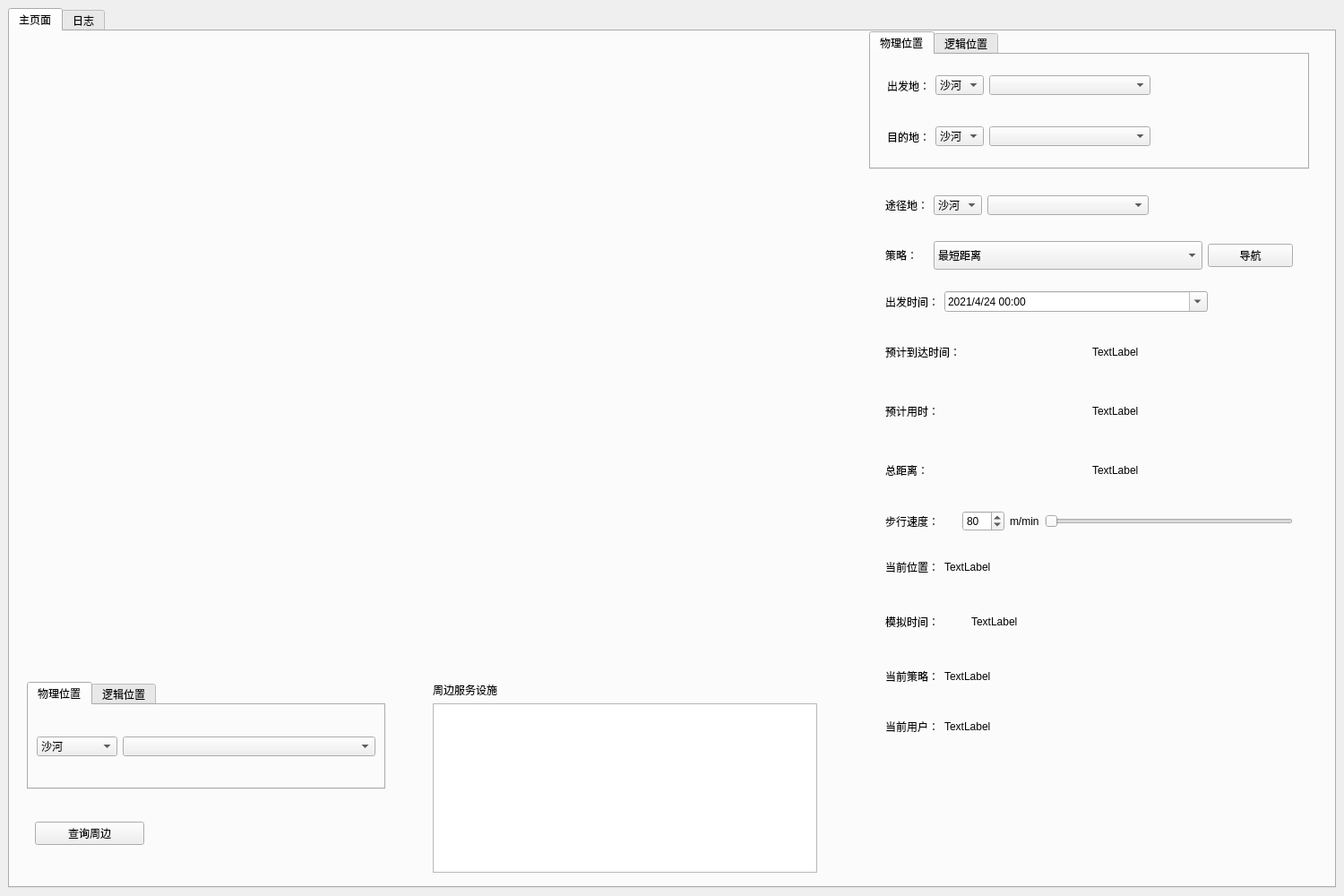
<?xml version="1.0" encoding="UTF-8"?>
<ui version="4.0">
 <class>MainWindow</class>
 <widget class="QMainWindow" name="MainWindow">
  <property name="geometry">
   <rect>
    <x>0</x>
    <y>0</y>
    <width>1500</width>
    <height>1000</height>
   </rect>
  </property>
  <property name="sizePolicy">
   <sizepolicy hsizetype="Fixed" vsizetype="Fixed">
    <horstretch>0</horstretch>
    <verstretch>0</verstretch>
   </sizepolicy>
  </property>
  <property name="minimumSize">
   <size>
    <width>1500</width>
    <height>1000</height>
   </size>
  </property>
  <property name="maximumSize">
   <size>
    <width>1500</width>
    <height>1000</height>
   </size>
  </property>
  <property name="windowTitle">
   <string>北京邮电大学校园导航</string>
  </property>
  <widget class="QWidget" name="centralwidget">
   <property name="minimumSize">
    <size>
     <width>1500</width>
     <height>1000</height>
    </size>
   </property>
   <property name="maximumSize">
    <size>
     <width>1500</width>
     <height>1000</height>
    </size>
   </property>
   <layout class="QVBoxLayout" name="verticalLayout">
    <item>
     <widget class="QTabWidget" name="tabWidget">
      <property name="currentIndex">
       <number>0</number>
      </property>
      <widget class="QWidget" name="tab1">
       <attribute name="title">
        <string>主页面</string>
       </attribute>
       <widget class="QWidget" name="widget_nav" native="true">
        <property name="geometry">
         <rect>
          <x>959</x>
          <y>0</y>
          <width>491</width>
          <height>941</height>
         </rect>
        </property>
        <layout class="QVBoxLayout" name="verticalLayout_4">
         <item>
          <widget class="QTabWidget" name="tabWidget_nav">
           <property name="sizePolicy">
            <sizepolicy hsizetype="Expanding" vsizetype="Maximum">
             <horstretch>0</horstretch>
             <verstretch>0</verstretch>
            </sizepolicy>
           </property>
           <property name="minimumSize">
            <size>
             <width>0</width>
             <height>0</height>
            </size>
           </property>
           <property name="currentIndex">
            <number>0</number>
           </property>
           <widget class="QWidget" name="tab">
            <attribute name="title">
             <string>物理位置</string>
            </attribute>
            <layout class="QVBoxLayout" name="verticalLayout_2">
             <item>
              <widget class="QWidget" name="widget" native="true">
               <property name="minimumSize">
                <size>
                 <width>0</width>
                 <height>50</height>
                </size>
               </property>
               <property name="maximumSize">
                <size>
                 <width>16777215</width>
                 <height>80</height>
                </size>
               </property>
               <layout class="QHBoxLayout" name="horizontalLayout">
                <item>
                 <widget class="QLabel" name="label">
                  <property name="text">
                   <string>出发地：</string>
                  </property>
                 </widget>
                </item>
                <item>
                 <widget class="QComboBox" name="comboBox_src1">
                  <item>
                   <property name="text">
                    <string>沙河</string>
                   </property>
                  </item>
                  <item>
                   <property name="text">
                    <string>本部</string>
                   </property>
                  </item>
                 </widget>
                </item>
                <item>
                 <widget class="QComboBox" name="comboBox_src2">
                  <property name="minimumSize">
                   <size>
                    <width>180</width>
                    <height>0</height>
                   </size>
                  </property>
                 </widget>
                </item>
                <item>
                 <spacer name="horizontalSpacer_2">
                  <property name="orientation">
                   <enum>Qt::Horizontal</enum>
                  </property>
                  <property name="sizeHint" stdset="0">
                   <size>
                    <width>40</width>
                    <height>20</height>
                   </size>
                  </property>
                 </spacer>
                </item>
               </layout>
              </widget>
             </item>
             <item>
              <widget class="QWidget" name="widget_2" native="true">
               <property name="minimumSize">
                <size>
                 <width>0</width>
                 <height>50</height>
                </size>
               </property>
               <layout class="QHBoxLayout" name="horizontalLayout_2">
                <item>
                 <widget class="QLabel" name="label_2">
                  <property name="text">
                   <string>目的地：</string>
                  </property>
                 </widget>
                </item>
                <item>
                 <widget class="QComboBox" name="comboBox_dest1">
                  <item>
                   <property name="text">
                    <string>沙河</string>
                   </property>
                  </item>
                  <item>
                   <property name="text">
                    <string>本部</string>
                   </property>
                  </item>
                 </widget>
                </item>
                <item>
                 <widget class="QComboBox" name="comboBox_dest2">
                  <property name="minimumSize">
                   <size>
                    <width>180</width>
                    <height>0</height>
                   </size>
                  </property>
                 </widget>
                </item>
                <item>
                 <spacer name="horizontalSpacer_3">
                  <property name="orientation">
                   <enum>Qt::Horizontal</enum>
                  </property>
                  <property name="sizeHint" stdset="0">
                   <size>
                    <width>40</width>
                    <height>20</height>
                   </size>
                  </property>
                 </spacer>
                </item>
               </layout>
              </widget>
             </item>
            </layout>
           </widget>
           <widget class="QWidget" name="tab_2">
            <attribute name="title">
             <string>逻辑位置</string>
            </attribute>
            <layout class="QVBoxLayout" name="verticalLayout_3">
             <item>
              <widget class="QWidget" name="widget_" native="true">
               <property name="maximumSize">
                <size>
                 <width>16777215</width>
                 <height>80</height>
                </size>
               </property>
               <layout class="QHBoxLayout" name="horizontalLayout_6">
                <item>
                 <widget class="QLabel" name="label_9">
                  <property name="text">
                   <string>出发地：</string>
                  </property>
                 </widget>
                </item>
                <item>
                 <widget class="QLineEdit" name="lineEdit_src"/>
                </item>
               </layout>
              </widget>
             </item>
             <item>
              <widget class="QWidget" name="widget_8" native="true">
               <property name="maximumSize">
                <size>
                 <width>16777215</width>
                 <height>80</height>
                </size>
               </property>
               <layout class="QHBoxLayout" name="horizontalLayout_7">
                <item>
                 <widget class="QLabel" name="label_10">
                  <property name="text">
                   <string>目的地：</string>
                  </property>
                 </widget>
                </item>
                <item>
                 <widget class="QLineEdit" name="lineEdit_dest"/>
                </item>
               </layout>
              </widget>
             </item>
            </layout>
           </widget>
          </widget>
         </item>
         <item>
          <widget class="QWidget" name="widget_9" native="true">
           <property name="maximumSize">
            <size>
             <width>580</width>
             <height>700</height>
            </size>
           </property>
           <layout class="QVBoxLayout" name="verticalLayout_7">
            <item>
             <widget class="QWidget" name="widget_12" native="true">
              <property name="minimumSize">
               <size>
                <width>0</width>
                <height>50</height>
               </size>
              </property>
              <property name="maximumSize">
               <size>
                <width>16777215</width>
                <height>80</height>
               </size>
              </property>
              <layout class="QHBoxLayout" name="horizontalLayout_17">
               <item>
                <widget class="QLabel" name="label_16">
                 <property name="maximumSize">
                  <size>
                   <width>72</width>
                   <height>25</height>
                  </size>
                 </property>
                 <property name="text">
                  <string>途径地：</string>
                 </property>
                </widget>
               </item>
               <item>
                <widget class="QComboBox" name="comboBox_pass1">
                 <property name="maximumSize">
                  <size>
                   <width>80</width>
                   <height>16777215</height>
                  </size>
                 </property>
                 <item>
                  <property name="text">
                   <string>沙河</string>
                  </property>
                 </item>
                 <item>
                  <property name="text">
                   <string>本部</string>
                  </property>
                 </item>
                </widget>
               </item>
               <item>
                <widget class="QComboBox" name="comboBox_pass2">
                 <property name="minimumSize">
                  <size>
                   <width>180</width>
                   <height>0</height>
                  </size>
                 </property>
                </widget>
               </item>
               <item>
                <spacer name="horizontalSpacer_5">
                 <property name="orientation">
                  <enum>Qt::Horizontal</enum>
                 </property>
                 <property name="sizeHint" stdset="0">
                  <size>
                   <width>40</width>
                   <height>20</height>
                  </size>
                 </property>
                </spacer>
               </item>
              </layout>
             </widget>
            </item>
            <item>
             <widget class="QWidget" name="widget_3" native="true">
              <property name="minimumSize">
               <size>
                <width>0</width>
                <height>50</height>
               </size>
              </property>
              <property name="maximumSize">
               <size>
                <width>16777215</width>
                <height>60</height>
               </size>
              </property>
              <layout class="QHBoxLayout" name="horizontalLayout_3">
               <item>
                <widget class="QLabel" name="label_3">
                 <property name="sizePolicy">
                  <sizepolicy hsizetype="Fixed" vsizetype="Preferred">
                   <horstretch>0</horstretch>
                   <verstretch>0</verstretch>
                  </sizepolicy>
                 </property>
                 <property name="text">
                  <string>策略：</string>
                 </property>
                </widget>
               </item>
               <item>
                <spacer name="horizontalSpacer_4">
                 <property name="orientation">
                  <enum>Qt::Horizontal</enum>
                 </property>
                 <property name="sizeType">
                  <enum>QSizePolicy::Fixed</enum>
                 </property>
                 <property name="sizeHint" stdset="0">
                  <size>
                   <width>12</width>
                   <height>20</height>
                  </size>
                 </property>
                </spacer>
               </item>
               <item>
                <widget class="QComboBox" name="comboBox_type">
                 <property name="sizePolicy">
                  <sizepolicy hsizetype="Preferred" vsizetype="Preferred">
                   <horstretch>0</horstretch>
                   <verstretch>0</verstretch>
                  </sizepolicy>
                 </property>
                 <property name="minimumSize">
                  <size>
                   <width>200</width>
                   <height>0</height>
                  </size>
                 </property>
                 <item>
                  <property name="text">
                   <string>最短距离</string>
                  </property>
                 </item>
                 <item>
                  <property name="text">
                   <string>最短时间</string>
                  </property>
                 </item>
                 <item>
                  <property name="text">
                   <string>途径某地最短距离</string>
                  </property>
                 </item>
                 <item>
                  <property name="text">
                   <string>使用交通工具最短时间</string>
                  </property>
                 </item>
                </widget>
               </item>
               <item>
                <widget class="QPushButton" name="btn_navi">
                 <property name="minimumSize">
                  <size>
                   <width>95</width>
                   <height>0</height>
                  </size>
                 </property>
                 <property name="maximumSize">
                  <size>
                   <width>95</width>
                   <height>16777215</height>
                  </size>
                 </property>
                 <property name="text">
                  <string>导航</string>
                 </property>
                </widget>
               </item>
              </layout>
             </widget>
            </item>
            <item>
             <widget class="QWidget" name="widget_13" native="true">
              <layout class="QHBoxLayout" name="horizontalLayout_11">
               <item>
                <widget class="QLabel" name="label_17">
                 <property name="sizePolicy">
                  <sizepolicy hsizetype="Fixed" vsizetype="Preferred">
                   <horstretch>0</horstretch>
                   <verstretch>0</verstretch>
                  </sizepolicy>
                 </property>
                 <property name="text">
                  <string>出发时间：</string>
                 </property>
                </widget>
               </item>
               <item>
                <widget class="QDateTimeEdit" name="dateTimeEdit_setOut">
                 <property name="minimumDateTime">
                  <datetime>
                   <hour>0</hour>
                   <minute>0</minute>
                   <second>0</second>
                   <year>2021</year>
                   <month>4</month>
                   <day>24</day>
                  </datetime>
                 </property>
                 <property name="displayFormat">
                  <string>yyyy/M/d HH:mm</string>
                 </property>
                 <property name="calendarPopup">
                  <bool>true</bool>
                 </property>
                </widget>
               </item>
               <item>
                <spacer name="horizontalSpacer_11">
                 <property name="orientation">
                  <enum>Qt::Horizontal</enum>
                 </property>
                 <property name="sizeType">
                  <enum>QSizePolicy::Fixed</enum>
                 </property>
                 <property name="sizeHint" stdset="0">
                  <size>
                   <width>95</width>
                   <height>20</height>
                  </size>
                 </property>
                </spacer>
               </item>
              </layout>
             </widget>
            </item>
            <item>
             <widget class="QWidget" name="widget_14" native="true">
              <property name="minimumSize">
               <size>
                <width>0</width>
                <height>60</height>
               </size>
              </property>
              <layout class="QHBoxLayout" name="horizontalLayout_12">
               <item>
                <widget class="QLabel" name="label_arriveTime">
                 <property name="text">
                  <string>预计到达时间：</string>
                 </property>
                </widget>
               </item>
               <item>
                <widget class="QLabel" name="label_endTime">
                 <property name="text">
                  <string>TextLabel</string>
                 </property>
                </widget>
               </item>
              </layout>
             </widget>
            </item>
            <item>
             <widget class="QWidget" name="widget_6" native="true">
              <property name="minimumSize">
               <size>
                <width>0</width>
                <height>60</height>
               </size>
              </property>
              <layout class="QHBoxLayout" name="horizontalLayout_13">
               <item>
                <widget class="QLabel" name="label_duration">
                 <property name="text">
                  <string>预计用时：</string>
                 </property>
                </widget>
               </item>
               <item>
                <widget class="QLabel" name="label_timecost">
                 <property name="text">
                  <string>TextLabel</string>
                 </property>
                </widget>
               </item>
              </layout>
             </widget>
            </item>
            <item>
             <widget class="QWidget" name="widget_19" native="true">
              <property name="minimumSize">
               <size>
                <width>0</width>
                <height>60</height>
               </size>
              </property>
              <layout class="QHBoxLayout" name="horizontalLayout_20">
               <item>
                <widget class="QLabel" name="label_arriveTime_2">
                 <property name="text">
                  <string>总距离：</string>
                 </property>
                </widget>
               </item>
               <item>
                <widget class="QLabel" name="label_totallen">
                 <property name="text">
                  <string>TextLabel</string>
                 </property>
                </widget>
               </item>
              </layout>
             </widget>
            </item>
            <item>
             <widget class="QWidget" name="widget_4" native="true">
              <layout class="QHBoxLayout" name="horizontalLayout_4">
               <item>
                <widget class="QLabel" name="label_4">
                 <property name="text">
                  <string>步行速度：</string>
                 </property>
                </widget>
               </item>
               <item>
                <spacer name="horizontalSpacer_7">
                 <property name="orientation">
                  <enum>Qt::Horizontal</enum>
                 </property>
                 <property name="sizeType">
                  <enum>QSizePolicy::Preferred</enum>
                 </property>
                 <property name="sizeHint" stdset="0">
                  <size>
                   <width>20</width>
                   <height>20</height>
                  </size>
                 </property>
                </spacer>
               </item>
               <item>
                <widget class="QSpinBox" name="spinBox">
                 <property name="minimum">
                  <number>20</number>
                 </property>
                 <property name="maximum">
                  <number>150</number>
                 </property>
                 <property name="value">
                  <number>80</number>
                 </property>
                </widget>
               </item>
               <item>
                <widget class="QLabel" name="label_5">
                 <property name="text">
                  <string>m/min</string>
                 </property>
                </widget>
               </item>
               <item>
                <widget class="QSlider" name="horizontalSlider">
                 <property name="orientation">
                  <enum>Qt::Horizontal</enum>
                 </property>
                </widget>
               </item>
              </layout>
             </widget>
            </item>
            <item>
             <widget class="QWidget" name="widget_18" native="true">
              <property name="minimumSize">
               <size>
                <width>0</width>
                <height>50</height>
               </size>
              </property>
              <property name="maximumSize">
               <size>
                <width>16777215</width>
                <height>60</height>
               </size>
              </property>
              <layout class="QHBoxLayout" name="horizontalLayout_18">
               <item>
                <widget class="QLabel" name="label_18">
                 <property name="sizePolicy">
                  <sizepolicy hsizetype="Fixed" vsizetype="Preferred">
                   <horstretch>0</horstretch>
                   <verstretch>0</verstretch>
                  </sizepolicy>
                 </property>
                 <property name="text">
                  <string>当前位置：</string>
                 </property>
                </widget>
               </item>
               <item>
                <widget class="QLabel" name="label_curPos">
                 <property name="text">
                  <string>TextLabel</string>
                 </property>
                </widget>
               </item>
              </layout>
             </widget>
            </item>
            <item>
             <widget class="QWidget" name="widget_7" native="true">
              <property name="minimumSize">
               <size>
                <width>0</width>
                <height>60</height>
               </size>
              </property>
              <layout class="QHBoxLayout" name="horizontalLayout_19">
               <item>
                <widget class="QLabel" name="label_duration_2">
                 <property name="maximumSize">
                  <size>
                   <width>90</width>
                   <height>16777215</height>
                  </size>
                 </property>
                 <property name="text">
                  <string>模拟时间：</string>
                 </property>
                </widget>
               </item>
               <item>
                <widget class="QLabel" name="label_mtime">
                 <property name="text">
                  <string>TextLabel</string>
                 </property>
                </widget>
               </item>
              </layout>
             </widget>
            </item>
            <item>
             <widget class="QWidget" name="widget_16" native="true">
              <property name="minimumSize">
               <size>
                <width>0</width>
                <height>50</height>
               </size>
              </property>
              <property name="maximumSize">
               <size>
                <width>16777215</width>
                <height>60</height>
               </size>
              </property>
              <layout class="QHBoxLayout" name="horizontalLayout_16">
               <item>
                <widget class="QLabel" name="label_11">
                 <property name="sizePolicy">
                  <sizepolicy hsizetype="Fixed" vsizetype="Preferred">
                   <horstretch>0</horstretch>
                   <verstretch>0</verstretch>
                  </sizepolicy>
                 </property>
                 <property name="text">
                  <string>当前策略：</string>
                 </property>
                </widget>
               </item>
               <item>
                <widget class="QLabel" name="label_strategy">
                 <property name="text">
                  <string>TextLabel</string>
                 </property>
                </widget>
               </item>
              </layout>
             </widget>
            </item>
            <item>
             <widget class="QWidget" name="widget_20" native="true">
              <property name="minimumSize">
               <size>
                <width>0</width>
                <height>50</height>
               </size>
              </property>
              <property name="maximumSize">
               <size>
                <width>16777215</width>
                <height>60</height>
               </size>
              </property>
              <layout class="QHBoxLayout" name="horizontalLayout_21">
               <item>
                <widget class="QLabel" name="label_12">
                 <property name="sizePolicy">
                  <sizepolicy hsizetype="Fixed" vsizetype="Preferred">
                   <horstretch>0</horstretch>
                   <verstretch>0</verstretch>
                  </sizepolicy>
                 </property>
                 <property name="text">
                  <string>当前用户：</string>
                 </property>
                </widget>
               </item>
               <item>
                <widget class="QLabel" name="label_ID">
                 <property name="text">
                  <string>TextLabel</string>
                 </property>
                </widget>
               </item>
              </layout>
             </widget>
            </item>
           </layout>
          </widget>
         </item>
         <item>
          <spacer name="verticalSpacer">
           <property name="orientation">
            <enum>Qt::Vertical</enum>
           </property>
           <property name="sizeHint" stdset="0">
            <size>
             <width>20</width>
             <height>40</height>
            </size>
           </property>
          </spacer>
         </item>
        </layout>
       </widget>
       <widget class="QWidget" name="widget_search" native="true">
        <property name="geometry">
         <rect>
          <x>10</x>
          <y>717</y>
          <width>900</width>
          <height>231</height>
         </rect>
        </property>
        <property name="minimumSize">
         <size>
          <width>0</width>
          <height>190</height>
         </size>
        </property>
        <property name="maximumSize">
         <size>
          <width>900</width>
          <height>16777215</height>
         </size>
        </property>
        <layout class="QHBoxLayout" name="horizontalLayout_15">
         <item>
          <widget class="QWidget" name="widget_10" native="true">
           <layout class="QVBoxLayout" name="verticalLayout_10">
            <item>
             <widget class="QTabWidget" name="tabWidget_search">
              <property name="sizePolicy">
               <sizepolicy hsizetype="Expanding" vsizetype="Minimum">
                <horstretch>0</horstretch>
                <verstretch>0</verstretch>
               </sizepolicy>
              </property>
              <property name="minimumSize">
               <size>
                <width>0</width>
                <height>120</height>
               </size>
              </property>
              <property name="maximumSize">
               <size>
                <width>400</width>
                <height>16777215</height>
               </size>
              </property>
              <property name="currentIndex">
               <number>0</number>
              </property>
              <property name="elideMode">
               <enum>Qt::ElideNone</enum>
              </property>
              <widget class="QWidget" name="tab_3">
               <attribute name="title">
                <string>物理位置</string>
               </attribute>
               <layout class="QHBoxLayout" name="horizontalLayout_9">
                <item>
                 <widget class="QComboBox" name="comboBox_pos1">
                  <property name="maximumSize">
                   <size>
                    <width>90</width>
                    <height>16777215</height>
                   </size>
                  </property>
                  <item>
                   <property name="text">
                    <string>沙河</string>
                   </property>
                  </item>
                  <item>
                   <property name="text">
                    <string>本部</string>
                   </property>
                  </item>
                 </widget>
                </item>
                <item>
                 <widget class="QComboBox" name="comboBox_pos2"/>
                </item>
               </layout>
              </widget>
              <widget class="QWidget" name="tab_4">
               <attribute name="title">
                <string>逻辑位置</string>
               </attribute>
               <layout class="QHBoxLayout" name="horizontalLayout_8">
                <item>
                 <widget class="QLineEdit" name="lineEdit_logicSearch"/>
                </item>
               </layout>
              </widget>
             </widget>
            </item>
            <item>
             <widget class="QWidget" name="widget_17" native="true">
              <property name="sizePolicy">
               <sizepolicy hsizetype="Preferred" vsizetype="Preferred">
                <horstretch>0</horstretch>
                <verstretch>0</verstretch>
               </sizepolicy>
              </property>
              <property name="minimumSize">
               <size>
                <width>140</width>
                <height>0</height>
               </size>
              </property>
              <property name="maximumSize">
               <size>
                <width>140</width>
                <height>200</height>
               </size>
              </property>
              <layout class="QVBoxLayout" name="verticalLayout_8">
               <item>
                <widget class="QPushButton" name="btn_search">
                 <property name="text">
                  <string>查询周边</string>
                 </property>
                </widget>
               </item>
              </layout>
             </widget>
            </item>
           </layout>
          </widget>
         </item>
         <item>
          <widget class="QWidget" name="widget_15" native="true">
           <property name="minimumSize">
            <size>
             <width>400</width>
             <height>150</height>
            </size>
           </property>
           <property name="maximumSize">
            <size>
             <width>450</width>
             <height>16777215</height>
            </size>
           </property>
           <layout class="QVBoxLayout" name="verticalLayout_5">
            <item>
             <widget class="QLabel" name="label_15">
              <property name="text">
               <string>周边服务设施</string>
              </property>
             </widget>
            </item>
            <item>
             <widget class="QTextBrowser" name="textBrowser_search"/>
            </item>
           </layout>
          </widget>
         </item>
        </layout>
       </widget>
       <widget class="QWidget" name="widget_map" native="true">
        <property name="geometry">
         <rect>
          <x>-20</x>
          <y>9</y>
          <width>981</width>
          <height>691</height>
         </rect>
        </property>
        <property name="styleSheet">
         <string notr="true"/>
        </property>
       </widget>
      </widget>
      <widget class="QWidget" name="tab2">
       <attribute name="title">
        <string>日志</string>
       </attribute>
       <layout class="QHBoxLayout" name="horizontalLayout_10">
        <item>
         <widget class="QTextBrowser" name="logBrowser"/>
        </item>
       </layout>
      </widget>
     </widget>
    </item>
   </layout>
  </widget>
 </widget>
 <resources/>
 <connections/>
</ui>
